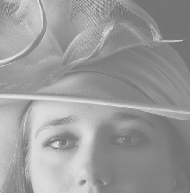
%> input picture constretch.bmp, 190 x 193 px
$ octave line_ettst.m   (GNU Octave 9; MATLAB toolbox functions it lacks are replaced by stand-ins)
%> lines starting %> are read from the running program, lines starting %| are printed output that depends on the picture
clear all;
pkg load image;
I = imread("/home/ayush/Desktop/constretch.bmp");
%> I is the input picture: size 193x190x3 uint8; min 108, max 230, mean 155.1

figure,imshow(I);
[x,y]=size(I);
%> x = 193; y = 570
a=min(I(:));            %minimum pixel of image X
%> a = 108
b=max(I(:));            %maximum pixel of image X
%> b = 230
I1 = (I- a)*(255 / (b - a));
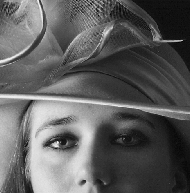
%> I1: size 193x190x3 uint8; min 0, max 244, mean 94.2
figure,imshow(I1);
